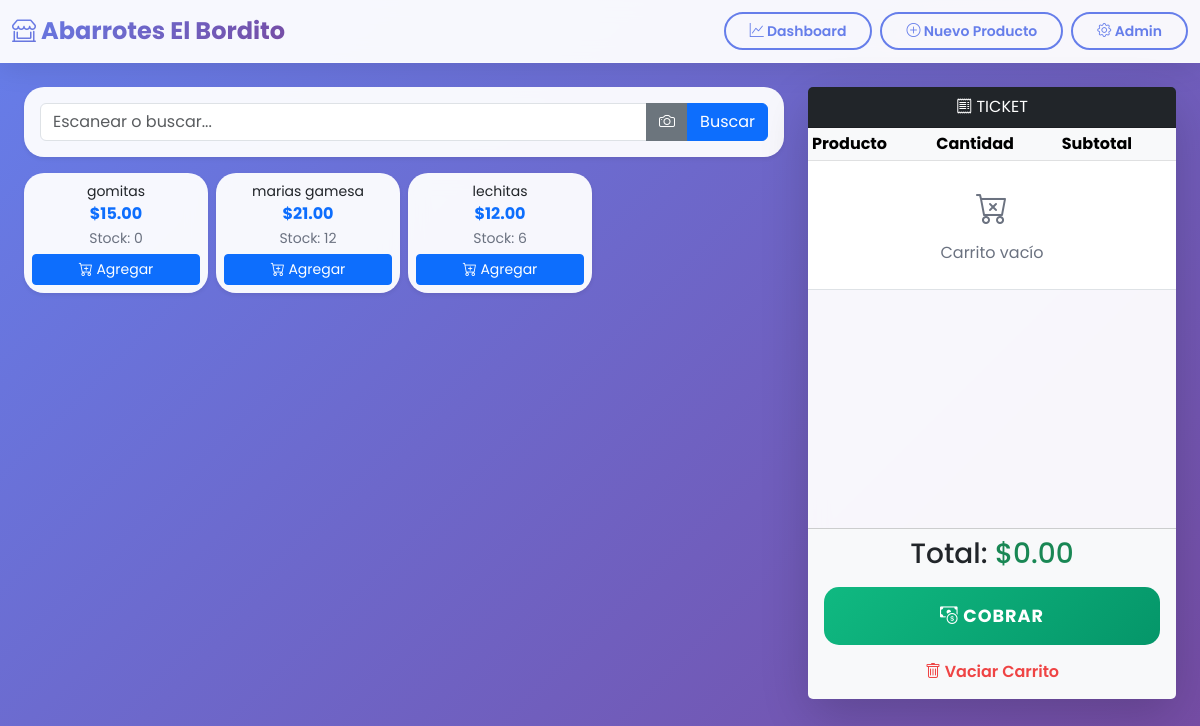
Before: / with the older database file.
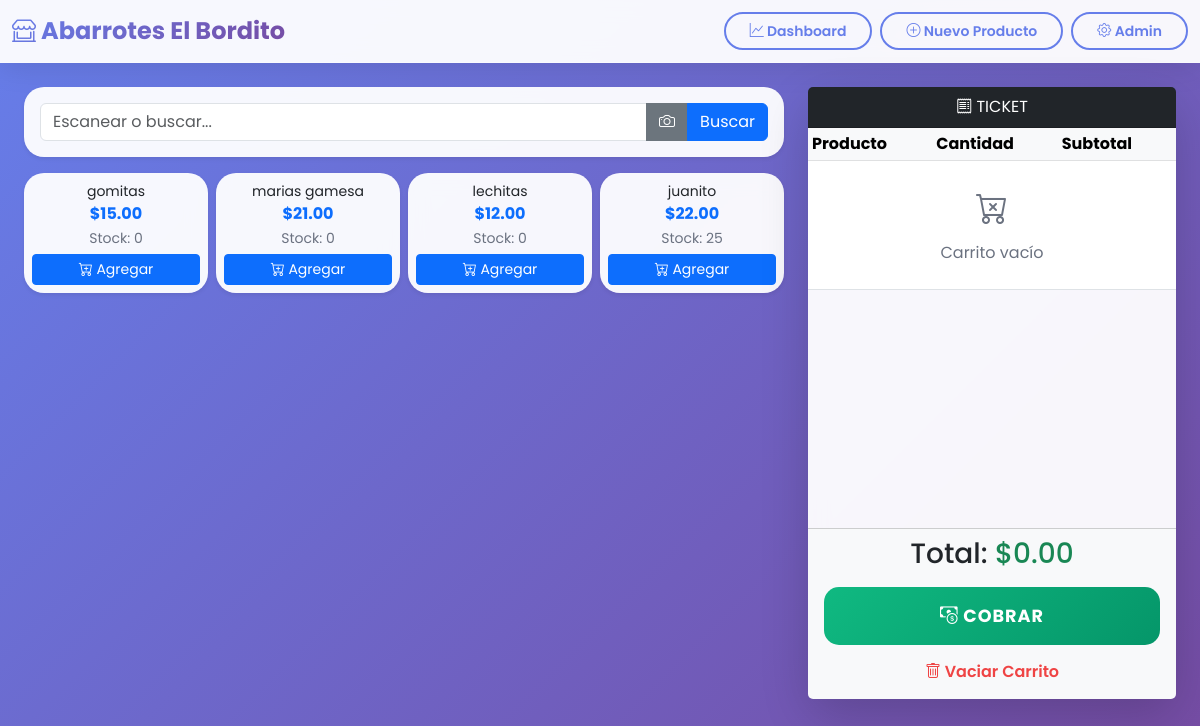
After: the same page with the newer database file.
### inventario/models.py (models this page shows, shortened)
class Producto(models.Model):
    codigo_barras = models.CharField(max_length=50, unique=True)
    nombre = models.CharField(max_length=200)
    categoria = models.ForeignKey(Categoria, on_delete=models.CASCADE)
    precio = models.DecimalField(max_digits=10, decimal_places=2)
    stock = models.IntegerField(default=0)

### ventas/views.py (the view)
# urls.py: path('', punto_de_venta, name='pos'),
def punto_de_venta(request):
    query = request.GET.get('q', '')
    if query:
        productos = Producto.objects.filter(
            nombre__icontains=query
        ) | Producto.objects.filter(
            codigo_barras__icontains=query  # ← CAMBIO 1: 'codigo' → 'codigo_barras'
        )
    else:
        productos = Producto.objects.all()
    context = {
        'productos': productos,
        'query': query
    }
    return render(request, 'pos.html', context)  # ← CAMBIO 2: 'pos.html' → 'pos/index.html'

### templates/pos.html (shortened to what this page needs)
{% extends 'base.html' %}
{% block content %}
<div class="row">
    <div class="col-lg-8">
        <div class="card shadow-sm mb-3">
            <div class="card-body">
                <form id="search-form" method="GET" class="input-group">
                    <input type="text" id="codigo_input" name="q" class="form-control" placeholder="Escanear o buscar..." autofocus>
                    <button class="btn btn-secondary" type="button" onclick="iniciarEscaner()"><i class="bi bi-camera"></i></button>
                    <button class="btn btn-primary" type="submit">Buscar</button>
                </form>
            </div>
        </div>
        <div class="row row-cols-2 row-cols-md-4 g-2">
            {% for p in productos %}
            <div class="col">
                <div class="card h-100 border-0 shadow-sm">
                    <div class="card-body text-center p-2">
                        <small class="d-block text-truncate">{{ p.nombre }}</small>
                        <strong class="text-primary">${{ p.precio }}</strong><br>
                        <small class="text-muted">Stock: {{ p.stock }}</small>
                        <button class="btn btn-sm btn-primary w-100 mt-1" onclick="agregar('{{ p.nombre }}', '{{ p.precio }}', {{ p.stock }})">
                            <i class="bi bi-cart-plus"></i> Agregar
                        </button>
                    </div>
                </div>
            </div>
            {% endfor %}
        </div>
    </div>
    <div class="col-lg-4">
        <div class="card shadow-lg">
            <div class="card-header bg-dark text-white text-center">
                <i class="bi bi-receipt"></i> TICKET
            </div>
            <div class="card-body p-0" style="height: 400px; overflow-y: auto;">
                <table class="table table-sm mb-0" id="tabla-ticket">
                    <thead class="table-light">
                        <tr>
                            <th>Producto</th>
                            <th class="text-center" style="width: 120px;">Cantidad</th>
                            <th class="text-end">Subtotal</th>
                            <th style="width: 40px;"></th>
                        </tr>
                    </thead>
                    <tbody></tbody>
                </table>
            </div>
            <div class="card-footer bg-light">
                <h3 class="text-center mb-3">Total: <span id="total-text" class="text-success">$0.00</span></h3>
                <button class="btn btn-success btn-lg w-100 mb-2" onclick="finalizarVenta()">
                    <i class="bi bi-cash-coin"></i> COBRAR
                </button>
                <button class="btn btn-link text-danger w-100" onclick="vaciarCarrito()">
                    <i class="bi bi-trash"></i> Vaciar Carrito
                </button>
            </div>
        </div>
    </div>
</div>
{% endblock %}

### templates/base.html (shortened to what this page needs)
<!DOCTYPE html>
<html lang="es">
<head>
    <link href="https://cdn.jsdelivr.net/npm/bootstrap@5.3.0/dist/css/bootstrap.min.css" rel="stylesheet">
    <link rel="stylesheet" href="https://cdn.jsdelivr.net/npm/bootstrap-icons@1.11.0/font/bootstrap-icons.css">
</head>
<body>
    <nav class="navbar navbar-expand-lg navbar-light mb-4">
        <div class="container-fluid">
            <a class="navbar-brand" href="/">
                <i class="bi bi-shop-window"></i> Abarrotes El Bordito
            </a>
          <div class="d-flex gap-2">
    <a href="/dashboard/" class="btn btn-outline-primary btn-sm">
        <i class="bi bi-graph-up"></i> Dashboard
    </a>
    <a href="/agregar_producto/" class="btn btn-outline-primary btn-sm">
        <i class="bi bi-plus-circle"></i> Nuevo Producto
    </a>
    <a href="/admin" class="btn btn-outline-primary btn-sm">
        <i class="bi bi-gear"></i> Admin
    </a>
</div>
        </div>
    </nav>
    <div class="container-fluid px-4">
        {% block content %}{% endblock %}
    </div>
</body>
</html>

### templates/base.html (style rules this page uses)
* { font-family: 'Poppins', sans-serif; }
body { background: linear-gradient(135deg, #667eea 0%, #764ba2 100%); min-height: 100vh; padding-bottom: 2rem; }
.navbar { background: rgba(255, 255, 255, 0.95) !important; backdrop-filter: blur(10px); box-shadow: 0 4px 30px rgba(0, 0, 0, 0.1); border-bottom: 1px solid rgba(255, 255, 255, 0.3); }
.navbar-brand { font-weight: 700; font-size: 1.5rem; background: linear-gradient(135deg, #667eea 0%, #764ba2 100%); -webkit-background-clip: text; -webkit-text-fill-color: transparent; background-clip: text; }
.navbar .btn-outline-primary { border: 2px solid #667eea; color: #667eea; font-weight: 600; border-radius: 25px; padding: 0.4rem 1.5rem; transition: all 0.3s ease; }
.card { border: none; border-radius: 20px; box-shadow: 0 8px 30px rgba(0, 0, 0, 0.12); transition: all 0.3s ease; background: rgba(255, 255, 255, 0.95); backdrop-filter: blur(10px); }
.btn-success { background: linear-gradient(135deg, #10b981 0%, #059669 100%); border: none; border-radius: 15px; padding: 1rem; font-weight: 700; font-size: 1.1rem; text-transform: uppercase; letter-spacing: 1px; transition: all 0.3s ease; }
.btn-link.text-danger { color: #ef4444 !important; text-decoration: none; font-weight: 600; transition: all 0.3s ease; }
.text-muted { color: #6b7280 !important; }
.card { animation: fadeIn 0.5s ease; }

Changed rows visible on the page:
changed Producto "marias gamesa": stock "12" → "0"
changed Producto "lechitas": stock "6" → "0"
added Producto: nombre "juanito", precio "22.00", stock "25"
